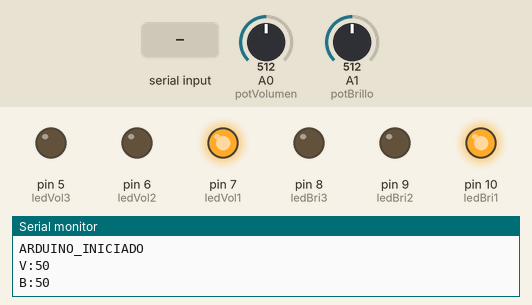
Simulated run of this sketch. Board: Arduino Uno, built with avr-gcc and run on an emulated ATmega328P. Shown: output pins drawn as LEDs (lit = HIGH), the last lines printed to the serial monitor. The test bench sets the inputs (shaded band); at power-on: A0 (potVolumen) = 512, A1 (potBrillo) = 512.

Above: at 1.7 s.
1.8 s: "COMPUTADORA_LISTA" received over Serial
At 3.96 s:
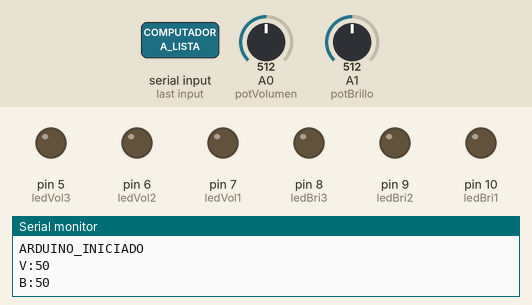
4.8 s: A0 (potVolumen) set to 671
6.3 s: A0 (potVolumen) set to 686
At 6.9 s:
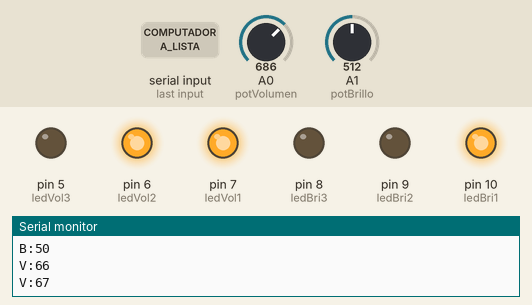
7.8 s: A1 (potBrillo) set to 664
9.3 s: A1 (potBrillo) set to 691
At 9.6 s:
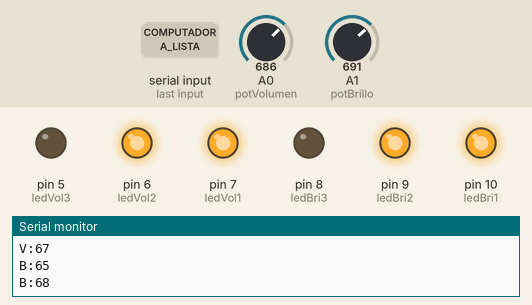
10.8 s: A1 (potBrillo) set to 915
12.3 s: A1 (potBrillo) set to 938
At 13.5 s:
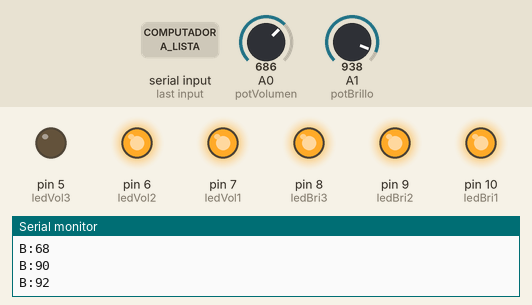
Timing chart, 0 to 14.8 s (numbered marks = the images above; inputs shaded):
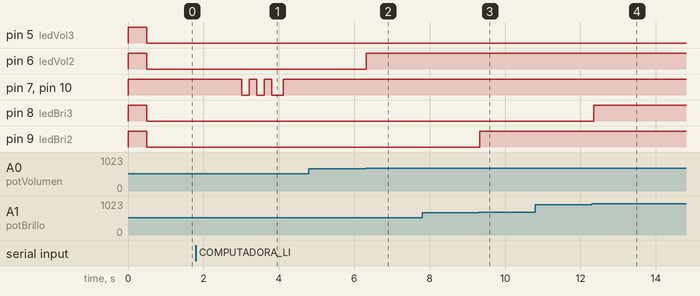

Measured:
- the behaviour switches between 678 and 679 on A0 (potVolumen) (found by bisection; images 1 and 2)
- the behaviour switches between 678 and 679 on A1 (potBrillo) (found by bisection; images 2 and 3)
- the behaviour switches between 921 and 922 on A1 (potBrillo) (found by bisection; images 3 and 4)
- after the input at 1.8 s, pin 7 (ledVol1), pin 10 (ledBri1): goes LOW 0.20 s, HIGH 0.20 s, LOW 0.20 s, HIGH 0.20 s, LOW 0.30 s, then HIGH, starting after 1.2 s
- after the input at 6.3 s, pin 6 (ledVol2): LOW → HIGH at once
- after the input at 9.3 s, pin 9 (ledBri2): LOW → HIGH at once
- after the input at 12.3 s, pin 8 (ledBri3): LOW → HIGH after 0.05 s

The sketch:

proyecto_3_diales_de_volumen_brillo1.ino
```cpp
// Pines para LEDs de VOLUMEN
int ledVol1 = 7;
int ledVol2 = 6;
int ledVol3 = 5;

// Pines para LEDs de BRILLO
int ledBri1 = 10;
int ledBri2 = 9;
int ledBri3 = 8;

// Pines para potenciómetros
int potVolumen = A0;
int potBrillo = A1;

// Variables para controlar cambios
int volumenAnterior = -1;
int brilloAnterior = -1;

void setup() {
  // Configurar LEDs de VOLUMEN como salidas
  pinMode(ledVol1, OUTPUT);
  pinMode(ledVol2, OUTPUT);
  pinMode(ledVol3, OUTPUT);

  // Configurar LEDs de BRILLO como salidas
  pinMode(ledBri1, OUTPUT);
  pinMode(ledBri2, OUTPUT);
  pinMode(ledBri3, OUTPUT);

  // Iniciar comunicación serial con la computadora
  Serial.begin(9600);

  // Encender todos los LEDs momentáneamente para indicar inicio
  encenderTodosLEDs();
  delay(500);
  apagarTodosLEDs();

  Serial.println("ARDUINO_INICIADO");
}

void loop() {
  // Leer valores de los potenciómetros (0-1023)
  int valorVolumen = analogRead(potVolumen);
  int valorBrillo = analogRead(potBrillo);

  // Convertir a porcentaje (0-100%)
  int volumenActual = map(valorVolumen, 0, 1023, 0, 101);
  if (volumenActual > 100) volumenActual = 100;

  int brilloActual = map(valorBrillo, 0, 1023, 0, 101);
  if (brilloActual > 100) brilloActual = 100;

  // Controlar LEDs de VOLUMEN según el porcentaje
  controlarLEDsVolumen(volumenActual);

  // Controlar LEDs de BRILLO según el porcentaje
  controlarLEDsBrillo(brilloActual);

  // ENVIAR DATOS A LA COMPUTADORA solo si hay cambios
  if (volumenActual != volumenAnterior) {
    enviarDatosComputadora('V', volumenActual);
    volumenAnterior = volumenActual;
  }

  if (brilloActual != brilloAnterior) {
    enviarDatosComputadora('B', brilloActual);
    brilloAnterior = brilloActual;
  }

  // Leer mensajes de la computadora (comunicación bidireccional)
  if (Serial.available() > 0) {
    String mensaje = Serial.readString();
    mensaje.trim();

    if (mensaje == "COMPUTADORA_LISTA") {
      // La computadora confirma que está recibiendo datos
      indicadorConexionExitosa();
    }
  }

  delay(100); // Pequeña pausa para estabilidad
}

void controlarLEDsVolumen(int porcentaje) {
  // LEDs se encienden progresivamente: 33%, 66%, 100%
  digitalWrite(ledVol1, porcentaje > 33 ? HIGH : LOW);
  digitalWrite(ledVol2, porcentaje > 66 ? HIGH : LOW);
  digitalWrite(ledVol3, porcentaje > 90 ? HIGH : LOW);
}

void controlarLEDsBrillo(int porcentaje) {
  // LEDs se encienden progresivamente: 33%, 66%, 100%
  digitalWrite(ledBri1, porcentaje > 33 ? HIGH : LOW);
  digitalWrite(ledBri2, porcentaje > 66 ? HIGH : LOW);
  digitalWrite(ledBri3, porcentaje > 90 ? HIGH : LOW);
}

void enviarDatosComputadora(char tipo, int valor) {
  // Enviar datos en formato: V:75 o B:50
  Serial.print(tipo);
  Serial.print(":");
  Serial.println(valor);
}

void indicadorConexionExitosa() {
  // Parpadeo especial cuando la computadora se conecta
  for(int i = 0; i < 3; i++) {
    digitalWrite(ledVol1, HIGH);
    digitalWrite(ledBri1, HIGH);
    delay(200);
    digitalWrite(ledVol1, LOW);
    digitalWrite(ledBri1, LOW);
    delay(200);
  }
}

void encenderTodosLEDs() {
  digitalWrite(ledVol1, HIGH);
  digitalWrite(ledVol2, HIGH);
  digitalWrite(ledVol3, HIGH);
  digitalWrite(ledBri1, HIGH);
  digitalWrite(ledBri2, HIGH);
  digitalWrite(ledBri3, HIGH);
}

void apagarTodosLEDs() {
  digitalWrite(ledVol1, LOW);
  digitalWrite(ledVol2, LOW);
  digitalWrite(ledVol3, LOW);
  digitalWrite(ledBri1, LOW);
  digitalWrite(ledBri2, LOW);
  digitalWrite(ledBri3, LOW);
}
```
